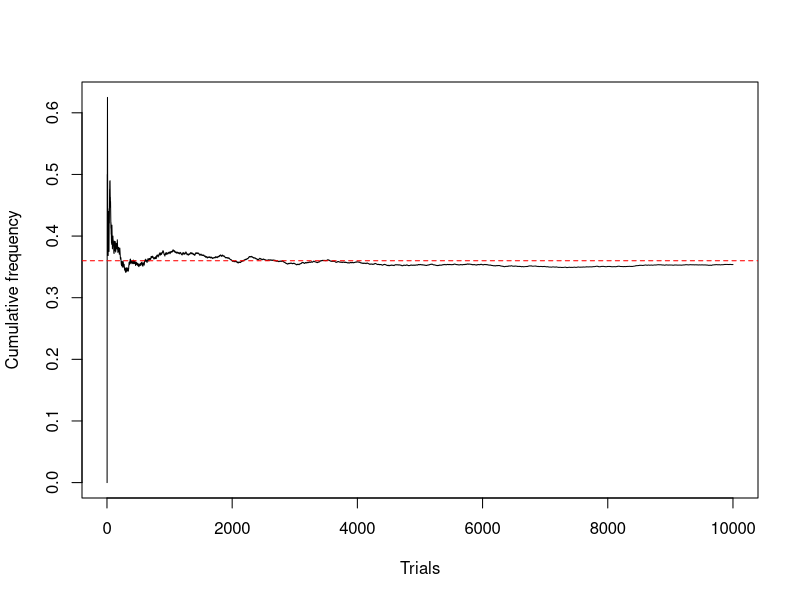

Generate this figure with R:
set.seed(440)
N <- 10000
both <- rbinom(N,1,0.6)*rbinom(N,1,0.6)
frequency <- cumsum(both)/seq_len(N)
plot(frequency,type="l",xlab="Trials",ylab="Cumulative frequency")
abline(h=0.36,col="red",lty=2)
frequency[c(10,100,1000,10000)]
